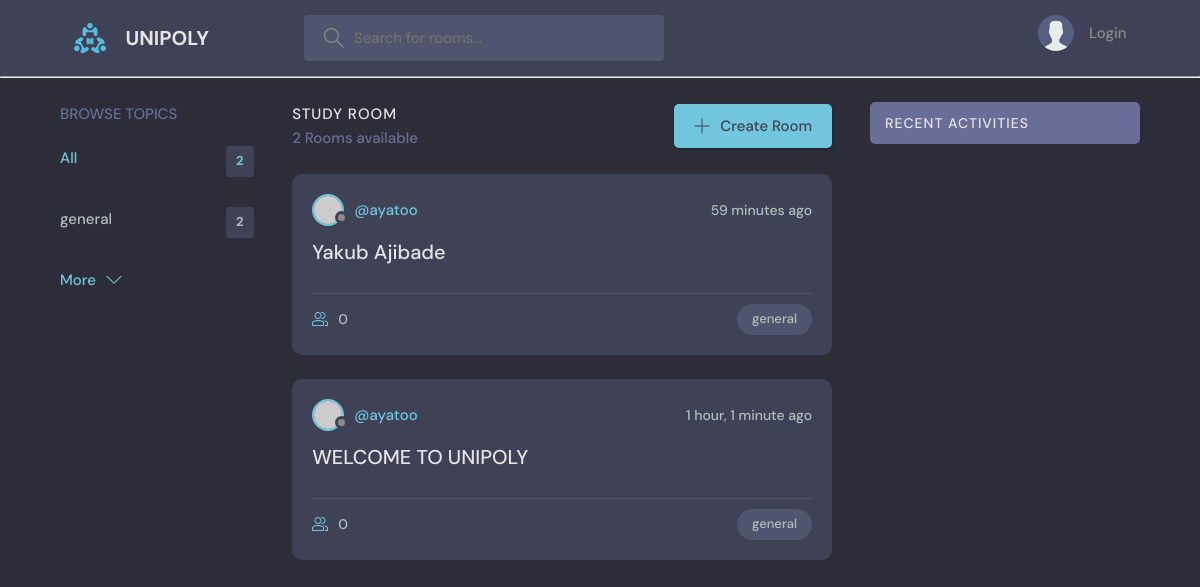
The page / on the database its author committed.
### base/models.py (models this page shows, shortened)
class Topic(models.Model):
    name = models.CharField(max_length=200)
    def __str__(self):
        return self.name

class Room(models.Model):
    host = models.ForeignKey(User, on_delete=models.SET_NULL, null=True)
    participants = models.ManyToManyField(User, related_name='participants', blank=True)
    topic = models.ForeignKey(Topic, on_delete=models.SET_NULL, null=True)
    question = models.TextField(null=True, blank=True)
    answer = models.CharField(max_length=255, null=True, blank=True, default=' ')
    name = models.CharField(max_length=200)
    description = models.TextField(null=True, blank=True)
    updated = models.DateTimeField(auto_now=True)
    created = models.DateTimeField(auto_now_add=True)
    slug = models.SlugField(blank=True)
    class Meta:
        ordering = ["-updated", '-created']

### base/views.py (the view)
# urls.py: path('', views.home, name = "home"),
def home(request):
    q = request.GET.get('q') if request.GET.get('q') != None else ''
    rooms = Room.objects.filter(Q(topic__name__icontains=q) |
            Q(name__icontains=q) |
            Q(description__icontains=q)
        )
    room_messages = Message.objects.all()
    room_count = rooms.count
    topics = Topic.objects.all()[0:5]
    context = {"rooms": rooms, 'topics': topics, 'room_count': room_count, "room_messages": room_messages}
    return render(request, 'base/home.html', context)

### base/templates/base/home.html (shortened to what this page needs)
{% extends 'main.html' %}
{% block content %}
    <main class="layout layout--3">
      <div class="container">
        {% include "base/topics.html" %}
        <div class="roomList">
          <div class="roomList__header">
            <div>
              <h2>Study Room</h2>
              <p>{{room_count}} Rooms available</p>
            </div>
            <a class="btn btn--main" href="{% url 'createroom'%}">
              <svg version="1.1" xmlns="http://www.w3.org/2000/svg" width="32" height="32" viewBox="0 0 32 32">
                <title>add</title>
                <path
                  d="M16.943 0.943h-1.885v14.115h-14.115v1.885h14.115v14.115h1.885v-14.115h14.115v-1.885h-14.115v-14.115z"
                ></path>
              </svg>
              Create Room
            </a>
          </div>
          {% include "base/feed.html" %}
        </div>
        <div class="activities">
          {% include "base/recent_activity.html" %}
        </div>
      </div>
    </main>
    {% endblock %}

### base/templates/base/topics.html
<div class="topics">
    <div class="topics__header">
      <h2>Browse Topics</h2>
    </div>
    <ul class="topics__list">
      <li>
        <a href="{% url 'home' %}" class="active">All <span>{{rooms.count}}</span></a>
      </li>
      {% for topic in topics%}
      <li>
        <a href="{% url 'home' %}?q={{topic.name}}">{{topic.name}} <span>{{topic.room_set.all.count}}</span></a>
      </li>
      {% endfor %}
    </ul>
    <a class="btn btn--link" href="{% url 'topics' %}">
      More
      <svg version="1.1" xmlns="http://www.w3.org/2000/svg" width="32" height="32" viewBox="0 0 32 32">
        <title>chevron-down</title>
        <path d="M16 21l-13-13h-3l16 16 16-16h-3l-13 13z"></path>
      </svg>
    </a>
  </div>

### base/templates/base/feed.html (shortened to what this page needs)
{% for room in rooms %}
<div class="roomListRoom">
    <div class="roomListRoom__header">
      <a href="{% url 'userprofile' room.host.id %}" class="roomListRoom__author">
        <div class="avatar avatar--small">
          <img src="https://randomuser.me/api/portraits/women/11.jpg" />
        </div>
        <span>@{{room.host.username}}</span>
      </a>
      <div class="roomListRoom__actions">
        <span>{{room.created|timesince}} ago</span>
      </div>
    </div>
    <div class="roomListRoom__content">
      <a href="{% url 'room' room.id %}">{{room.name}}</a>
    </div>
    <div class="roomListRoom__meta">
      <a href="{% url 'room' room.id %}" class="roomListRoom__joined">
        {{room.participants.all.count}}
      </a>
      <p class="roomListRoom__topic">{{room.topic}}</p>
    </div>
  </div>
  {% endfor %}

### rows shown on the page
Topic: name "general", room_set.all.count "2"
Room: host.username "ayatoo", created "59 minutes", name "Yakub Ajibade", participants.all.count "0", topic "general"
Room: host.username "ayatoo", created "1 hour, 1 minute", name "WELCOME TO UNIPOLY", participants.all.count "0", topic "general"

### other values the page prints
{{ rooms.count }} "2"
{{ room_count }} "2"
